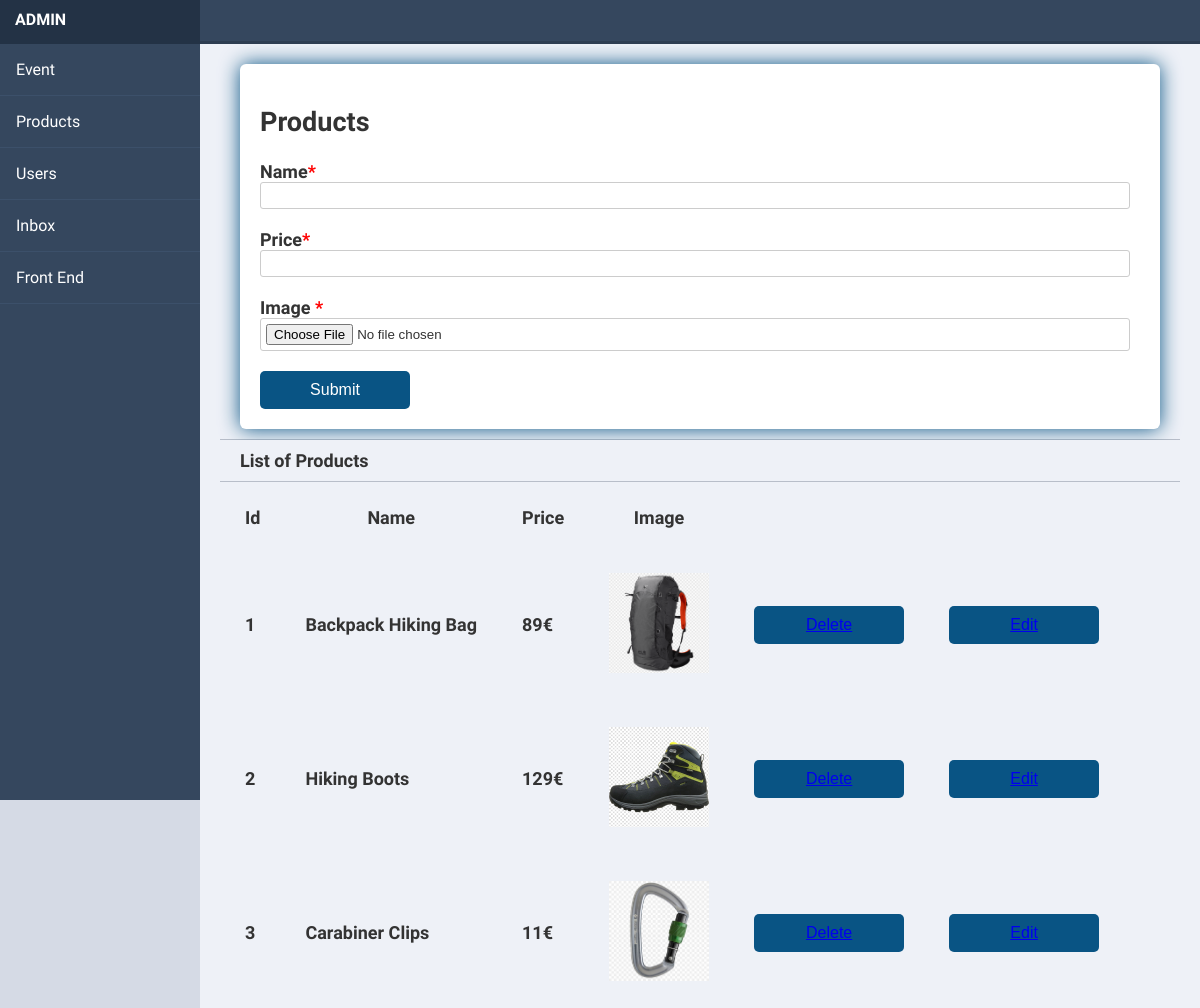
The page /add_products.php (signed in) on the database its author committed.
### tables this page shows
CREATE TABLE `products` (
  `id` int(5) NOT NULL,
  `name` varchar(50) NOT NULL,
  `price` int(20) NOT NULL,
  `image` varchar(255) NOT NULL
);

### model.php (called while the page is built, shortened)
<?php
Class Model{
    private $server = "localhost";
    private $username="root";
private $password;
    private $db = "hikedb";
    private $conn;
    public function __construct(){
        try{
    $this->conn = new mysqli($this->server,$this->username,$this->password, $this->db);
}catch (Exception $e){
    echo "connection failed" . $e->getMessage();
}
    }
public function fetchp(){
    $data=null;
    $query="Select * from products";
    if($sql=$this->conn->query($query)){
        while($row=mysqli_fetch_assoc($sql)){
            $data[]=$row;
        }
    }
    return $data;
}
}
?>

### add_products.php (the view, shortened to what this page needs)
<!DOCTYPE html>
<!DOCTYPE html>
<html>
	<head>
		<link rel="stylesheet" href="css/dashboard.css">
	</head>
	<body>
		<div class="header">
		</div>
		<div class="side-nav">
			<div class="logo">
				<span> <?php echo $_SESSION['username']; ?></span>
			</div>
			<?php include("sidebar.php") ?>
		</div>
		<div class="main-content">
			<div class="title">
			<div class="title">
			<?php
				include 'model.php';
				$model= new Model();
			?>
           	<form method="post" enctype="multipart/form-data">
<h2>Products</h2>
          <div class="item">
            <label for="activity">Name<span>*</span></label>
            <input id="activity" type="text" name="name" />
          </div>
          <div class="item">
            <label for="fee"> Price<span>*</span></label>
            <input id="fee" type="number" name="price" />
          </div>
                   <div class="item">
            <label for="bdate"> Image <span>*</span></label>
            <input type="file"
       id="avatar" name="image"
       accept="image/png, image/jpeg">
          </div>
          <div class="btn-block">
          <button type="submit" name="submit">Submit</button>
        </div>
          </div>
					<div class="title">List of Products</div>
					<table cellpadding="20" cellspacing="5">
<tr>
<th>Id</th>
<th>Name</th>
<th>Price</th>
<th>Image</th>
</tr>
<?php
				$rows= $model->fetchp();
				if(!empty($rows)){
                    foreach($rows as $row){
                        ?>
                        <tr>
							<td><?php echo $row['id']; ?></td>
                            <td><?php echo $row['name']; ?></td>
                            <td><?php echo $row['price']; ?>€</td>
							<td><img src="<?php echo $row['image']; ?>" height="100px" width="100"></td>
						<td><button type="button" >	<a href="deleteproduct.php?id=<?php echo $row['id']; ?>" >Delete </a></button></td>
						<td><button type="button" >	<a href="editProduct.php?id=<?php echo $row['id']; ?>" >Edit </a></button></td>
                            <tr>
						<?php
                    }
                }else{
                    echo "IT IS NOT REGISTRED ANY EVENT...";
                }
			?>
</table></div>
				</div>
	</body>

### css/dashboard.css (style rules this page uses)
* { box-sizing: border-box; }
body { margin: 0; padding: 0; font-family: 'Source Sans Pro', sans-serif; background-color: #d5dae5; -webkit-font-smoothing: antialiased; -moz-osx-font-smoothing: grayscale; }
.header { position: absolute; width: 100%; z-index: 3; height: 44px; background-color: #fff; border-bottom: 3px solid #2d3d51; }
.logo { height: 44px; padding: 10px; font-weight: 700; }
.side-nav .logo { background-color: #233245; color: #fff; }
.logo span { margin-left: 5px; text-transform: uppercase; }
.nav-trigger span, .nav-trigger span:before, span:after { width: 20px; height: 2px; background-color: #35475e; position: absolute; }
.side-nav { position: absolute; width: 100%; height: 100vh; background-color: #35475e; z-index: 1; display: none; }
.main-content { padding: 40px; margin-top: 0; padding: 0; padding-top: 44px; height: 100%; overflow: scroll; }
.main-content .title { background-color: #eef1f7; border-bottom: 1px solid #b8bec9; padding: 10px 20px; font-weight: 700; color: #333; font-size: 18px; }
@media screen and (min-width: 600px) { .header { background-color: #35475e; z-index: 1; } }
@media screen and (min-width: 600px) { .nav-trigger span, .nav-trigger span:before, span:after { background-color: #fff; } }
@media screen and (min-width: 600px) { .side-nav { display: block; width: 70px; z-index: 2; } }
@media screen and (min-width: 600px) { .side-nav .logo span { display: none; } }
@media screen and (min-width: 600px) { .main-content { margin-left: 70px; } }
@media screen and (min-width: 800px) { .side-nav { width: 200px; } }
@media screen and (min-width: 800px) { .side-nav .logo span { display: inline-block; } }
@media screen and (min-width: 800px) { .main-content { margin-left: 200px; } }
form { width: 100%; padding: 20px; border-radius: 6px; background: #fff; box-shadow: 0 0 20px 0 #095484; }
input { margin-bottom: 10px; border: 1px solid #ccc; border-radius: 3px; }
input { width: calc(100% - 10px); padding: 5px; }
.item { position: relative; margin: 10px 0; }
.item span { color: red; }
button { width: 150px; padding: 10px; border: none; border-radius: 5px; background: #095484; font-size: 16px; color: #fff; cursor: pointer; }

### rows shown on the page
products: id "1", name "Backpack Hiking Bag", price "89", image (picture)
products: id "2", name "Hiking Boots", price "129", image (picture)
products: id "3", name "Carabiner Clips", price "11", image (picture)

### other values the page prints
$_SESSION['username'] "ADMIN"
